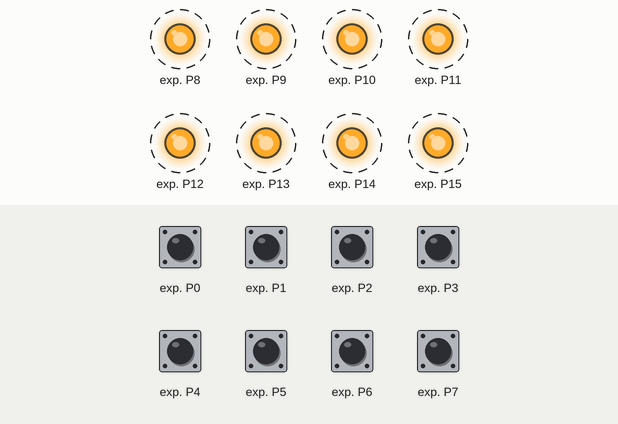
The program below on a simulated Raspberry Pi (BCM pin numbers). On the bench: output pins drawn as LEDs (lit = HIGH). Dashed ring = blinking. The inputs (shaded band) are chosen by the test bench; at power-on: exp. P0–7 HIGH. Threads take turns every 2 ms; what the program prints to the terminal is not drawn.

Above: at 1.2 s.
1.3 s: exp. P1 pulled LOW for 1 s
Timing chart, 0 to 10.3 s (numbered marks = the images above; inputs shaded):
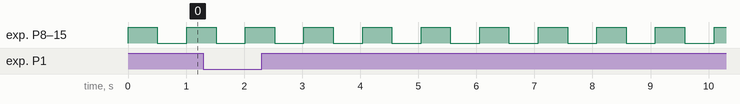

The program:

i2c_gpio.py
```python
"""
Example Usage:

from i2c_gpio import I2CGPIOController, IO, DIR, Expander
import time

# Initialize the I2C bus
i2cBus = 0

# Define two expanders
expander1 = Expander(Expander.PF575)
expander2 = Expander(Expander.PCF8574)

# Define IO pins
switches = [
    IO(expander = expander1, portNum = 0, pinNum = 0, pinDir=DIR.OUTPUT),
    IO(expander = expander1, portNum = 0, pinNum = 1, pinDir=DIR.OUTPUT),
    IO(expander = expander1, portNum = 1, pinNum = 1, pinDir=DIR.OUTPUT),
    IO(expander = expander2, portNum = 0, pinNum = 2, pinDir=DIR.OUTPUT),
    IO(expander = expander2, portNum = 1, pinNum = 3, pinDir=DIR.OUTPUT)
]

if __name__ == '__main__':
    # Initialize the GPIO controller
    gpio = I2CGPIOController(i2cBus)

    # Add expanders to the controller
    gpio.addExpandersInfo(expander1)
    gpio.addExpandersInfo(expander2)

    # Set the direction for each pin
    for switch in switches:
        gpio.setPinDirection(switch, True)

    # Start the controller in a separate thread
    gpio.startController()

    # Toggle pins on/off in an infinite loop
    muxVal = True
    while(True):
        gpio.pinWrite(switches[0], muxVal)
        gpio.pinWrite(switches[1], muxVal)

        # Check the status of another pin
        if gpio.pinRead(switches[3]):
            print("MUX ON")
        else:
            print("MUX OFF")

        muxVal = not muxVal
        time.sleep(0.5)

        from smbus2 import SMBus, i2c_msg
        bus = SMBus(0)
        bus.write_i2c_block_data(0x12, 0x02,[1,2,3])
        bus.read_i2c_block_data(0x12, 0, 1)
"""

from threading import Thread
from smbus2 import SMBus, i2c_msg
import time

class Expander:
    """
    Class to define an I2C expander.
    Each expander can have different I2C addresses and different pin configurations.

    Attributes:
    PF575: Predefined configuration for PF575 expander (I2C address and type).
    PCF8574: Predefined configuration for PCF8574 expander (I2C address and type).
    """
    PF575 = [0x27, "PF575"]
    PCF8574 = [0xA0, "PCF8574"]
    PCA9535 = [0x27, "PCA9535"]

    def __init__(self, boardType):
        """
        Initialize the expander with its I2C address and type.

        Args:
        boardType (list): Contains the I2C address and the type of expander.
        """
        self.addr = boardType[0]
        self.type = boardType[1]
        self.outputBuff = [0, 0]  # Buffer for the output state
        self.inputBuff = [0, 0]   # Buffer for the input state
        self.ioDir = [0, 0]       # Buffer for direction configuration
class DIR:
    """
    Class representing the direction of a pin (input/output).
    """
    OUTPUT: int = 1
    INPUT: int = 0

class IO:
    """
    Class to define a specific input/output pin on an expander.

    Attributes:
    expander: Reference to the expander this pin belongs to.
    portNum: Port number on the expander (0 or 1).
    pinNum: Pin number within the port.
    pinDir: Pin direction, either INPUT or OUTPUT.
    """
    def __init__(self, expander: Expander, portNum: int, pinNum: int, pinDir: DIR):
        """
        Initialize the IO pin on a given expander.

        Args:
        expander (Expander): The expander to which the pin belongs.
        portNum (int): The port number (0 or 1).
        pinNum (int): The pin number within the port.
        pinDir (int): The direction of the pin (DIR.INPUT or DIR.OUTPUT).
        """
        self.expander = expander
        self.portNum = portNum
        self.pinNum = pinNum
        self.pinDir = pinDir


class I2CGPIOController(Thread):
    """
    Controller class to manage I2C communication with GPIO expanders.
    Inherits from threading.Thread to run asynchronously in the background.

    Attributes:
    expanders (list): A list of expander objects.
    bus (SMBus): I2C bus for communication.
    """
    def __init__(self, i2c_bus):
        """
        Initialize the GPIO controller for I2C communication.

        Args:
        i2c_bus (int): The I2C bus number.
        """
        super().__init__()
        self._running = True
        self.expanders: Expander = []
        self.bus = SMBus(i2c_bus)
        self.daemon = True  # Set thread as a daemon so it closes when the main program exits

    def startController(self):
        """
        Start the I2C GPIO controller thread.
        """
        self._running = True
        self.start()

    def stopController(self):
        """
        Stop the I2C GPIO controller thread.
        """
        self._running = False

    def addExpandersInfo(self, newExpander: Expander) -> Expander:
        """
        Add a new expander to the controller.

        Args:
        newExpander (Expander): The expander to add.

        Returns:
        list: The updated list of expanders.
        """
        self.expanders.append(newExpander)
        return self.expanders

    def getExpandersInfo(self):
        """
        Retrieve the list of connected expanders.

        Returns:
        list: List of expander objects.
        """
        return self.expanders

    def setPinDirection(self, io: IO, pinState: bool):
        """
        Set the direction (input/output) of a pin.

        Args:
        io (IO): The IO object representing the pin.
        pinState (bool): The initial state of the pin.
        """
        self.pinWrite(io, not pinState)
        if io.pinDir not in (DIR.INPUT, DIR.OUTPUT):
            raise ValueError("Pin direction must be either DIR.INPUT or DIR.OUTPUT")
        if io.pinDir == DIR.INPUT:
            io.expander.ioDir[io.portNum] |= (1 << io.pinNum)
        else:
            io.expander.ioDir[io.portNum] &= ~(1 << io.pinNum)

    def pinWrite(self, io: IO, value: bool):
        """
        Write a value to a pin (either 0 or 1).

        Args:
        io (IO): The IO object representing the pin.
        value (bool): The value to write to the pin (True for HIGH, False for LOW).
        """
        if value not in (0, 1):
            raise ValueError("Unexpected output value must be either 0 or 1")
        if value == 0:
            io.expander.outputBuff[io.portNum] |= (1 << io.pinNum)
        else:
            io.expander.outputBuff[io.portNum] &= ~(1 << io.pinNum)

    def pinRead(self, io: IO):
        """
        Read the current state of a pin.

        Args:
        io (IO): The IO object representing the pin.

        Returns:
        int: The current logic level of the pin (1 or 0).
        """
        return not io.expander.inputBuff[io.portNum] & (1 << io.pinNum)

    def resetBoard(self):
        """
        Reset all expander registers (implementation is placeholder).
        """
        for hwExpander in self.expanders:
                if hwExpander.type == "PCA9535":
                    hwExpander.outputBuff = [255,255]


    def run(self):
        """
        Run the main loop for the I2C GPIO controller, managing communication with expanders.
        """
        for hwExpander in self.expanders:
            if hwExpander.type == "PCA9535":
                self.bus.write_i2c_block_data(hwExpander.addr, 0x06, hwExpander.ioDir)
                print(f"i2c DIR  {hwExpander.ioDir}")


        while self._running:
            for hwExpander in self.expanders:
                if hwExpander.type == "PF575":
                    try:
                        write = i2c_msg.write(hwExpander.addr, hwExpander.outputBuff)
                        self.bus.i2c_rdwr(write)
                    except:
                        print(f"i2c device {hwExpander.addr} error")
                elif hwExpander.type == "PCF8574":
                    # Not implemented yet
                    pass
                elif hwExpander.type == "PCA9535":
                    try:
                        hwExpander.inputBuff = self.bus.read_i2c_block_data(hwExpander.addr, 0, len(hwExpander.inputBuff))
                        self.bus.write_i2c_block_data(hwExpander.addr, 0x02, hwExpander.outputBuff)

                    except:
                        print(f"i2c device {hwExpander.addr} error")
                    #
                    # print(f"data {hwExpander.inputBuff}")
                    # Not implemented yet
                    pass
                else:

                    print("Undefined board type")
            time.sleep(0.1)

if __name__ == "__main__":
    i2cBus = 0
    # Define two expanders

    gpio = I2CGPIOController(i2cBus)
    expander1 = Expander(Expander.PCA9535)

    in0 = IO(expander = expander1, portNum = 0, pinNum = 0, pinDir=DIR.INPUT)
    in1 = IO(expander = expander1, portNum = 0, pinNum = 1, pinDir=DIR.INPUT)
    in2 = IO(expander = expander1, portNum = 0, pinNum = 2, pinDir=DIR.INPUT)
    in3 = IO(expander = expander1, portNum = 0, pinNum = 3, pinDir=DIR.INPUT)
    in4 = IO(expander = expander1, portNum = 0, pinNum = 4, pinDir=DIR.INPUT)
    in5 = IO(expander = expander1, portNum = 0, pinNum = 5, pinDir=DIR.INPUT)
    in6 = IO(expander = expander1, portNum = 0, pinNum = 6, pinDir=DIR.INPUT)
    in7 = IO(expander = expander1, portNum = 0, pinNum = 7, pinDir=DIR.INPUT)


    rel0 = IO(expander = expander1, portNum = 1, pinNum = 0, pinDir=DIR.OUTPUT)
    rel1 = IO(expander = expander1, portNum = 1, pinNum = 1, pinDir=DIR.OUTPUT)
    rel2 = IO(expander = expander1, portNum = 1, pinNum = 2, pinDir=DIR.OUTPUT)
    rel3 = IO(expander = expander1, portNum = 1, pinNum = 3, pinDir=DIR.OUTPUT)
    rel4 = IO(expander = expander1, portNum = 1, pinNum = 4, pinDir=DIR.OUTPUT)
    rel5 = IO(expander = expander1, portNum = 1, pinNum = 5, pinDir=DIR.OUTPUT)
    rel6 = IO(expander = expander1, portNum = 1, pinNum = 6, pinDir=DIR.OUTPUT)
    rel7 = IO(expander = expander1, portNum = 1, pinNum = 7, pinDir=DIR.OUTPUT)


    gpio.setPinDirection(in0, DIR.INPUT)
    gpio.setPinDirection(in1, DIR.INPUT)
    gpio.setPinDirection(in2, DIR.INPUT)
    gpio.setPinDirection(in3, DIR.INPUT)
    gpio.setPinDirection(in4, DIR.INPUT)
    gpio.setPinDirection(in5, DIR.INPUT)
    gpio.setPinDirection(in6, DIR.INPUT)
    gpio.setPinDirection(in7, DIR.INPUT)

    gpio.setPinDirection(rel0, DIR.OUTPUT)
    gpio.setPinDirection(rel1, DIR.OUTPUT)
    gpio.setPinDirection(rel2, DIR.OUTPUT)
    gpio.setPinDirection(rel3, DIR.OUTPUT)
    gpio.setPinDirection(rel4, DIR.OUTPUT)
    gpio.setPinDirection(rel5, DIR.OUTPUT)
    gpio.setPinDirection(rel6, DIR.OUTPUT)
    gpio.setPinDirection(rel7, DIR.OUTPUT)

    # Add expanders to the controller
    gpio.addExpandersInfo(expander1)

    gpio.startController()

    while (True):
        time.sleep(0.5)
        gpio.pinWrite(rel0, 1)
        gpio.pinWrite(rel1, 1)
        gpio.pinWrite(rel2, 1)
        gpio.pinWrite(rel3, 1)
        gpio.pinWrite(rel4, 1)
        gpio.pinWrite(rel5, 1)
        gpio.pinWrite(rel6, 1)
        gpio.pinWrite(rel7, 1)
        time.sleep(0.5)
        gpio.pinWrite(rel0, 0)
        gpio.pinWrite(rel1, 0)
        gpio.pinWrite(rel2, 0)
        gpio.pinWrite(rel3, 0)
        gpio.pinWrite(rel4, 0)
        gpio.pinWrite(rel5, 0)
        gpio.pinWrite(rel6, 0)
        gpio.pinWrite(rel7, 0)

        print(gpio.pinRead(in1))
```

Measured:
- by itself, exp. P8–15: alternates HIGH for 0.50 s and LOW for 0.50 s
